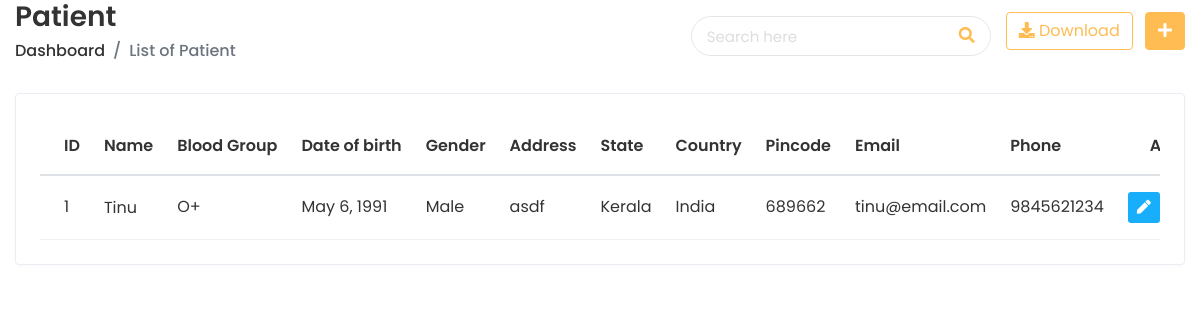
The page /app/patientlist/ (signed in) on the database its author committed.
### doctor/models.py (models this page shows, shortened)
class PatientDetails(models.Model):
    patient_name = models.CharField(max_length=50)
    gender = models.CharField(
         max_length=20,
         choices=(("Male", "Male"), ("Female", "Female"), ("Other", "Other")),
     )
    blood_group = models.CharField(
        max_length=20, blank=True, null=True,
        choices=(
            ("O-", "O-"),
            ("O+", "O+"),
            ("A-", "A-"),
            ("A+", "A+"),
            ("B-", "B-"),
            ("B+", "B+"),
            ("AB-", "AB-"),
            ("AB+", "AB+"),
        ),
    )
    address = models.CharField(max_length=250, blank=True, null=True)
    state = models.CharField(max_length=200, blank=True, null=True)
    country = models.CharField(max_length=200, blank=True, null=True)
    pin_code = models.BigIntegerField(blank=True, null=True)
    email = models.EmailField(default="", max_length=50, unique=True)
    date_of_birth = models.DateField()
    phone_number = models.CharField(default="", max_length=20)
    patient_image = models.BinaryField(blank=True, null=True)
    created = models.DateTimeField(auto_now_add=True)
    updated = models.DateTimeField(auto_now=True)

### doctor/views.py (the view)
# urls.py: path("patientlist/", views.patient_list, name="patient_list"),
@login_required
def patient_list(request):
    page_size = int(request.GET.get('page_size', getattr(settings, 'PAGE_SIZE', 5)))
    page = request.GET.get('page', 1)
    search_query = request.GET.get('search', '')
    patients = PatientDetails.objects.filter(
        Q(id__icontains=search_query) |
        Q(patient_name__icontains=search_query) |
        Q(email__icontains=search_query) |
        Q(phone_number__icontains=search_query)
    )
    paginator = Paginator(patients, page_size)
    try:
        patient_page = paginator.page(page)
    except PageNotAnInteger:
        patient_page = paginator.page(1)
    return render(request, "patient/patient_list.html", {'patient_page': patient_page, 'page_size': page_size, 'search_query': search_query})

### templates/patient/patient_list.html (shortened to what this page needs)
{% extends 'home/base-login.html' %}
{% load static %}
{% block content %}
      <div class="content container-fluid">
         <div class="page-header">
        <div class="row align-items-center">
           <div class="col">
              <h3 class="page-title">Patient</h3>
              <ul class="breadcrumb">
                 <li class="breadcrumb-item"><a href="{% url 'Pindex' %}">Dashboard</a></li>
                 <li class="breadcrumb-item active">List of Patient</li>
              </ul>
           </div>
           <div class="top-nav-search">
            <form method="get" action="">
               <input type="text" id="search" class="form-control" placeholder="Search here" name="search" value="{{ search_query }}">
               <button class="btn" type="submit"><i class="fas fa-search"></i></button>
               </form>
            </div>
           <div class="col-auto text-right float-right ml-auto">
              <a href="#" class="btn btn-outline-primary mr-2"><i class="fas fa-download"></i> Download</a>
              <a href="add-student.html" class="btn btn-primary"><i class="fas fa-plus"></i></a>
           </div>
        </div>
     </div>
     <div class="row">
        <div class="col-sm-12">
           <div class="card card-table">
              <div class="card-body">
                 <div class="table-responsive">
                    <table class="table table-hover table-center mb-0 datatable">
                       <thead>
                          <tr>
                             <th>ID</th>
                             <th>Name</th>
                             <th>Blood Group</th>
                             <th>Date of birth</th>
                             <th>Gender</th>
                             <th>Address</th>
                             <th>State</th>
                             <th>Country</th>
                             <th>Pincode</th>
                             <th>Email</th>
                             <th>Phone</th>
                             <th class="text-right">Action</th>
                          </tr>
                       </thead>
                       {% for data in patient_page %}
                       <tbody>
                          <tr>
                             <td>{{ data.id }}</td>
                             <td>
                              <h2 class="#">
                                 <a href="{% url 'patient_profile' data.id %}">{{ data.patient_name }}</a>
                              </h2>
                             </td>
                             <td>
                              {{ data.blood_group }}
                           </td>
                             <td>
                                {{ data.date_of_birth }}
                             </td>
                             <td>
                                {{ data.gender }}
                             </td>
                             <td>
                              {{ data.address }}
                           </td>
                           <td>
                              {{ data.state }}
                           </td>
                           <td>
                              {{ data.country }}
                           </td>
                           <td>
                              {{ data.pin_code }}
                           </td>
                             <td>
                                {{ data.email }}
                             </td>
                             <td>
                                {{ data.phone_number }}
                             </td>
                             <td class="text-right">
                                <div class="actions">
                                   <a href="{% url 'patient_edit' data.id %}" class="btn btn-sm bg-success-light mr-2">
                                   <i class="fas fa-pen"></i>
                                   </a>
                                </div>
                             </td>
                          </tr>
                       </tbody>
                       {% endfor %}
                    </table>
                 </div>
              </div>
            </div>
         </div>
  {% endblock %}

### static/prescol/css/style.css (style rules this page uses)
html { height: 100%; }
body { background-color: #fff; color: #333; font-family: 'Poppins', sans-serif; font-size: 1rem; height: 100%; line-height: 1.5; overflow-x: hidden; }
h1, h2, h3, h4, h5, h6 { font-family: 'Poppins', sans-serif; margin-top: 0; }
.form-control { border: 1px solid #ddd; box-shadow: none; color: #333; font-size: 15px; height: 40px; }
a { color: #009ce7; }
input, button, a { transition: all 0.4s ease; -moz-transition: all 0.4s ease; -o-transition: all 0.4s ease; -ms-transition: all 0.4s ease; -webkit-transition: all 0.4s ease; }
input, input:focus, button, button:focus { outline: none; }
input[type=text], input[type=password] { -webkit-appearance: none; -moz-appearance: none; appearance: none; }
ul, ol { padding: 0px; list-style: none; }
.table { color: #333; max-width: 100%; margin-bottom: 0; width: 100%; }
table.table td h2 { display: inline-block; font-size: inherit; font-weight: 400; margin: 0; padding: 0; vertical-align: middle; }
table.table td h2 a { color: #333; }
.table thead tr th { font-weight: 600; }
.table tbody tr { border-bottom: 1px solid rgba(0, 0, 0, 0.05); }
.table.table-center td, .table.table-center th { vertical-align: middle; }
.card-table .card-body .table > thead > tr > th { border-top: 0; }
.card-table .card-body .table tr td:first-child, .card-table .card-body .table tr th:first-child { padding-left: 1.5rem; }
.card-table .card-body .table tr td:last-child, .card-table .card-body .table tr th:last-child { padding-right: 1.5rem; }
.card-table .table td, .card-table .table th { border-top: 1px solid #e2e5e8; padding: 1rem 0.75rem; white-space: nowrap; }
.btn-primary { background-color: #FFBC53; border: 1px solid #FFBC53; }
.btn-outline-primary { color: #FFBC53; border-color: #FFBC53; }
.card { border: 1px solid #ececf5; box-shadow: 0 1px 3px 0 rgba(0, 0, 0, 0.03); margin-bottom: 1.875rem; }
.card-body { padding: 1.5rem; }
.bg-success-light { background-color: #18aefa; color: #fff; }
.top-nav-search { float: left; margin-left: 15px; }
.top-nav-search form { margin-top: 10px; position: relative; width: 300px; }
.top-nav-search .form-control { background-color: transparent; border-color: rgba(0, 0, 0, 0.1); border-radius: 50px; color: #ddd; height: 40px; padding: 10px 50px 10px 15px; }
.top-nav-search .btn { background-color: transparent; border-color: transparent; color: #ffbc53; min-height: 40px; padding: 7px 15px; position: absolute; right: 0; top: 0; }
.top-nav-search .form-control::placeholder { color: #ddd; }
.page-header { margin-bottom: 1.875rem; }
.page-header .breadcrumb { background-color: transparent; color: #6c757d; font-size: 1rem; font-weight: 500; margin-bottom: 0; padding: 0; }
.page-header .breadcrumb a { color: #333; }
.page-title { font-size: 28px; font-weight: 600; color: #333; margin-bottom: 5px; }

### rows shown on the page
PatientDetails: id "1", patient_name "Tinu", blood_group "O+", date_of_birth "May 6, 1991", gender "Male", address "asdf", state "Kerala", country "India", pin_code "689662", email "tinu@email.com", phone_number "9845621234"
